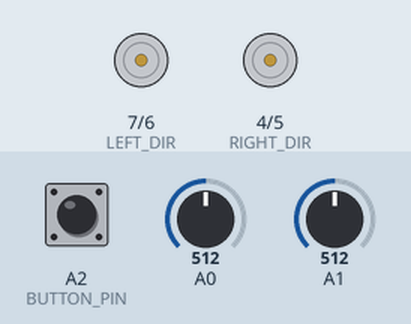
A sketch run on a simulated Arduino Uno, built with avr-gcc and run on an emulated ATmega328P. On the bench: direction and speed pins drawn as motors (green arrow = direction pin HIGH = forward, orange = LOW = backward, longer = more drive). Inputs (shaded band) come from the test bench; at power-on: A2 (BUTTON_PIN) HIGH, A0 = 512, A1 = 512.

Above: at 1.2 s.
1.3 s: A2 (BUTTON_PIN) pulled LOW for 1 s
At 3.4 s:
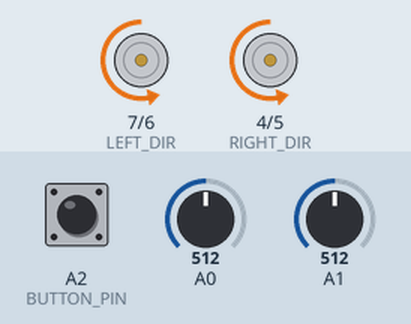
3.8 s: A0 set to 490
At 4.7 s:
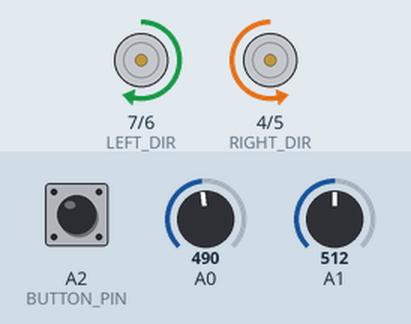
5.3 s: A1 set to 487
At 5.5 s:
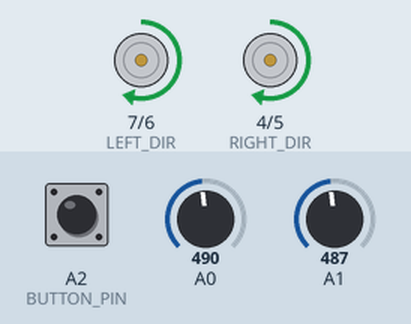
8.3 s: A2 (BUTTON_PIN) pulled LOW for 0.15 s
At 9.3 s:
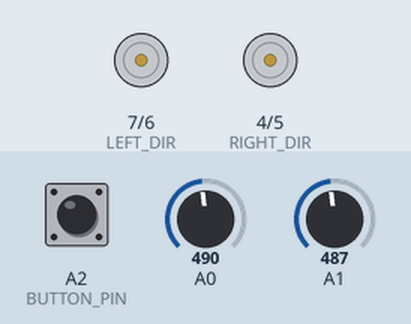
9.9 s: A2 (BUTTON_PIN) pulled LOW for 3.2 s
At 10.2 s:
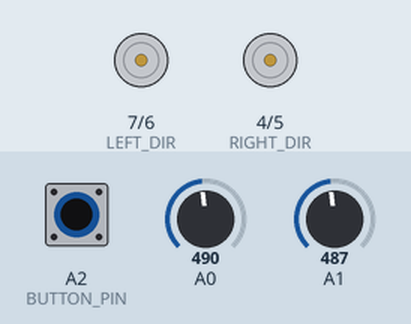
Timing chart, 0 to 14.4 s (numbered marks = the images above; inputs shaded):
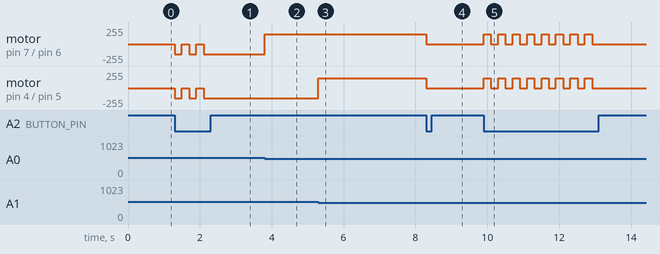

The sketch:

robot.ino
```cpp
#define RIGHT_SPEED 5
#define LEFT_SPEED 6
#define RIGHT_DIR 4
#define LEFT_DIR 7
#define SENSOR_RIGHT A0
#define SENSOR_LEFT A1
#define BUTTON_PIN A2

const int SENSOR_THRESHOLD = 500;
const int BASE_SPEED = 150;
const int BACK_TIME = 200;

bool isActive = false;
bool isSearching = false;
unsigned long lostTime = 0;

void setup()
{
    pinMode(RIGHT_DIR, OUTPUT);
    pinMode(LEFT_DIR, OUTPUT);
    pinMode(BUTTON_PIN, INPUT_PULLUP);
}

void loop()
{
    handleButton();

    if(isActive) {
        if(isSearching) {
            handleSearch();
        } else {
            followLine();
        }
    } else {
        stopMotors();
    }
}

void followLine()
{
    bool right = digitalReadSensor(SENSOR_RIGHT);
    bool left = digitalReadSensor(SENSOR_LEFT);

    if(right && left) {
        moveForward(BASE_SPEED);
    }
    else if(right) {
        turnRight(BASE_SPEED);
    }
    else if(left) {
        turnLeft(BASE_SPEED);
    }
    else {
        startSearch();
    }
}


void startSearch()
{
    isSearching = true;
    lostTime = millis();
    moveBackward(BASE_SPEED);
}


void handleSearch()
{
    if(millis() - lostTime > BACK_TIME) {
        isSearching = false;
        moveForward(BASE_SPEED);
    }

    if(digitalReadSensor(SENSOR_RIGHT) || digitalReadSensor(SENSOR_LEFT)) {
        isSearching = false;
    }
}


void moveBackward(int speed)
{
    digitalWrite(RIGHT_DIR, HIGH);
    digitalWrite(LEFT_DIR, HIGH);
    analogWrite(RIGHT_SPEED, speed);
    analogWrite(LEFT_SPEED, speed);
}


void handleButton()
{
    static unsigned long lastPress = 0;
    if(millis() - lastPress > 200 && digitalRead(BUTTON_PIN) == LOW) {
        isActive = !isActive;
        lastPress = millis();
    }
}

bool digitalReadSensor(int pin)
{
    return analogRead(pin) > SENSOR_THRESHOLD ? 1 : 0;
}

void moveForward(int speed)
{
    digitalWrite(RIGHT_DIR, LOW);
    digitalWrite(LEFT_DIR, LOW);
    analogWrite(RIGHT_SPEED, speed);
    analogWrite(LEFT_SPEED, speed);
}

void turnRight(int speed)
{
    digitalWrite(RIGHT_DIR, HIGH);
    digitalWrite(LEFT_DIR, LOW);
    analogWrite(RIGHT_SPEED, speed);
    analogWrite(LEFT_SPEED, speed);
}

void turnLeft(int speed)
{
    digitalWrite(RIGHT_DIR, LOW);
    digitalWrite(LEFT_DIR, HIGH);
    analogWrite(RIGHT_SPEED, speed);
    analogWrite(LEFT_SPEED, speed);
}

void stopMotors()
{
    analogWrite(RIGHT_SPEED, 0);
    analogWrite(LEFT_SPEED, 0);
}
```

Task1.cpp
```cpp
#include<stdio.h>

typedef long long int Money;


struct Mortgage {
    double rate;
    Money credit;
    Money platez;
    Money month_pay;
};

struct Person {
    Money salary;
    Money account;
    Money food;
    Money expences;
    Money flat;
    struct Mortgage mortgage;
};

struct Bank_account {
    Money deposit_rate; // monthly!
    Money account;
    int deposit_rate_elevation;
};

struct Bank_account bank_account;
struct Person alice;
struct Person bob;

void alice_mortgage()
{
    alice.account -= alice.mortgage.month_pay;

}

void bob_flat(const int month)
{
    bob.account -= bob.flat;
    if (month == 1) {
        bob.flat *= 1.07;
    }
}

void bob_deposit()
{
    bank_account.account = bob.account;
    bank_account.account *= bank_account.deposit_rate;
    if (bank_account.account >= 10000 * 1000 && bank_account.deposit_rate_elevation < 1) {
        bank_account.deposit_rate += 0.01;
        bank_account.deposit_rate_elevation++;
    };
    bob.account = bank_account.account;
    bank_account.account = 0;
}

void alice_food(const int month)
{
    if (month == 1) {
        alice.food *= 1.1;
    }
    alice.account -= alice.food;
}

void bob_food(const int month)
{
    if (month == 1) {
        bob.food *= 1.2;
    }
    bob.account -= bob.food;
}

void alice_expences(const int month) {
    if (month == 1) {
        alice.expences *= 1.15;
    }
    alice.account -= alice.expences;
}

void bob_expences(const int month) {
    if (month == 1) {
        bob.expences *= 1.1;
    }
    bob.account -= bob.expences;
}

void alice_init()
{
    alice.account = 1000 * 1000;
    alice.salary = 200 * 1000;
    alice.food = 10 * 1000;
    alice.expences = 70 * 1000;

    alice.mortgage.platez = 1000 * 1000;
    alice.mortgage.credit = 14000 * 1000;
    alice.mortgage.rate = 0.17;
    alice.mortgage.month_pay = 100 * 1000;
    alice.account -= alice.mortgage.platez;
}

void bank_init()
{
    bank_account.account = 0;
    bank_account.deposit_rate = 1.2;
    bank_account.deposit_rate_elevation = 0;
}

void bob_init()
{
    bob.salary = 200 * 1000;
    bob.food = 10 * 1000;
    bob.expences = 70 * 1000;

    bob.flat = 40 * 1000;
}
void alice_print()
{
    printf("Alice account = %lld \n", alice.account);
}

void bob_print()
{
    printf("Bob account = %lld \n", bob.account);
}

void alice_salary(const int month, const int year)
{
    if (month == 1) {
        alice.salary *= 1.07;
    }
    alice.account += alice.salary;
}

void bob_salary(const int month, const int year)
{
    if (month == 1) {
        bob.salary *= 1.07;
    }
    bob.account += bob.salary;
}

void simulation_alice()
{
    int month = 9;
    int year = 2024;

    while (!((month == 9) && (year == 2024 + 30))) {

        alice_salary(month, year);
        alice_mortgage();
        alice_food(month);
        alice_expences(month);

        month++;
        if (month == 13) {
            month = 1;
            year++;
        }
    }
}
void simulation_bob()
{
    int month = 9;
    int year = 2024;

    while (!((month == 9) && (year == 2024 + 30))) {
        bob_salary(month, year);
        bob_deposit();
        bob_flat(month);
        bob_food(month);
        bob_expences(month);

        month++;
        if (month == 13) {
            month = 1;
            year++;
        }
    }
}

int main()
{
    alice_init();
    bob_init();

    simulation_alice();
    simulation_bob();

    bob_print();
    alice_print();
    return 1;
}
```

task1new.c
```cpp
#include<stdio.h>

typedef long long int Money;


struct Mortgage {
    double rate;
    Money credit;
    Money platez;
    Money month_pay;
};


struct Person {
    Money salary;
    Money account;
    Money food;
    Money expences;
    Money flat;
    struct Mortgage mortgage;
};


struct Bank {
    double deposit_rate; // monthly!
    Money bob_account;
    Money alice_account;
    int deposit_rate_elevation;
};


struct Bank bank;
struct Person alice;
struct Person bob;


void alice_mortgage()
{
    alice.account -= alice.mortgage.month_pay;

}


void bob_flat(const int month)
{
    bob.account -= bob.flat;
    if (month == 1) {
        bob.flat *= 1.07;
    }
}


void bob_deposit()
{
    bank.bob_account += bob.account;
    bob.account = 0;
    bank.bob_account *= bank.deposit_rate;
    if (bank.bob_account >= 10000 * 1000 && bank.deposit_rate_elevation < 1) {
        bank.deposit_rate += 0.01;
        bank.deposit_rate_elevation++;
    };
    bob.account += bank.bob_account;
    bank.bob_account = 0;
}


void alice_food(const int month)
{
    if (month == 1) {
        alice.food *= 1.1;
    }
    alice.account -= alice.food;
}


void bob_food(const int month)
{
    if (month == 1) {
        bob.food *= 1.2;
    }
    bob.account -= bob.food;
}


void alice_expences(const int month) {
    if (month == 1) {
        alice.expences *= 1.15;
    }
    alice.account -= alice.expences;
}


void bob_expences(const int month) {
    if (month == 1) {
        bob.expences *= 1.1;
    }
    bob.account -= bob.expences;
}


void alice_init()
{
    alice.account = 1000 * 1000;
    alice.salary = 200 * 1000;
    alice.food = 10 * 1000;
    alice.expences = 70 * 1000;

    alice.mortgage.platez = 1000 * 1000;
    alice.mortgage.credit = 14000 * 1000;
    alice.mortgage.rate = 0.17;
    alice.mortgage.month_pay = 100 * 1000;
    alice.account -= alice.mortgage.platez;
}


void bank_init()
{
    bank.bob_account = 0;
    bank.deposit_rate = 1.2;
    bank.deposit_rate_elevation = 0;
}


void bob_init()
{
    bob.salary = 200 * 1000;
    bob.food = 10 * 1000;
    bob.expences = 70 * 1000;

    bob.flat = 40 * 1000;
}


void alice_print()
{
    printf("Alice account = %lld \n", alice.account);
}


void bob_print()
{
    printf("Bob account = %lld \n", bob.account);
}


void alice_salary(const int month, const int year)
{
    if (month == 1) {
        alice.salary *= 1.07;
    }
    alice.account += alice.salary;
}


void bob_salary(const int month, const int year)
{
    if (month == 1) {
        bob.salary *= 1.07;
    }
    bob.account += bob.salary;
}


void simulation_alice()
{
    int month = 9;
    int year = 2024;

    while (!((month == 9) && (year == 2024 + 30))) {

        alice_salary(month, year);
        alice_mortgage();
        alice_food(month);
        alice_expences(month);

        month++;
        if (month == 13) {
            month = 1;
            year++;
        }
    }
}


void simulation_bob()
{
    int month = 9;
    int year = 2024;

    while (!((month == 9) && (year == 2024 + 30))) {
        bob_salary(month, year);
        bob_flat(month);
        bob_food(month);
        bob_expences(month);
        bob_deposit();

        month++;
        if (month == 13) {
            month = 1;
            year++;
        }
    }
}


int main()
{
    alice_init();
    bob_init();

    simulation_alice();
    simulation_bob();

    bob_print();
    alice_print();
    return 1;
}
```

Measured:
- the behaviour switches between 501 and 500 on A0 (found by bisection; images 1 and 2)
- the behaviour switches between 501 and 500 on A1 (found by bisection; images 2 and 3)
- after the input at 1.3 s, motor on pin 7 (LEFT_DIR) / pin 6 (LEFT_SPEED), motor on pin 4 (RIGHT_DIR) / pin 5 (RIGHT_SPEED): alternates backward 150/255 for 0.20 s and stopped for 0.20 s, 5 changes in all, then stays backward 150/255, starting at once
- after the input at 3.8 s, motor on pin 7 (LEFT_DIR) / pin 6 (LEFT_SPEED): backward 150/255 → forward 150/255 at once
- after the input at 5.3 s, motor on pin 4 (RIGHT_DIR) / pin 5 (RIGHT_SPEED): backward 150/255 → forward 150/255 at once
- after the input at 8.3 s, motor on pin 7 (LEFT_DIR) / pin 6 (LEFT_SPEED), motor on pin 4 (RIGHT_DIR) / pin 5 (RIGHT_SPEED): forward 150/255 → stopped at once
- after the input at 9.9 s, motor on pin 7 (LEFT_DIR) / pin 6 (LEFT_SPEED), motor on pin 4 (RIGHT_DIR) / pin 5 (RIGHT_SPEED): alternates forward 150/255 for 0.20 s and stopped for 0.20 s, 16 changes in all, then stays stopped, starting at once
